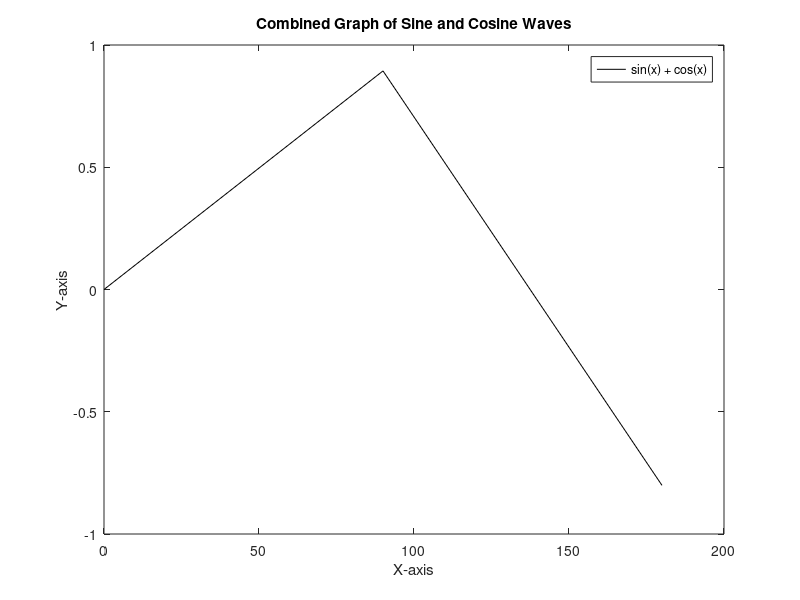

Recreate this plot in MATLAB.
% Define the dataset
x = linspace(0, 180,3)
% Calculate the combined function
y_combined = sin(x)  

% Plot the combined function
figure;
plot(x, y_combined, 'k'); % Plot in black

% Add labels and title
xlabel('X-axis');
ylabel('Y-axis');
title('Combined Graph of Sine and Cosine Waves');
legend('sin(x) + cos(x)');